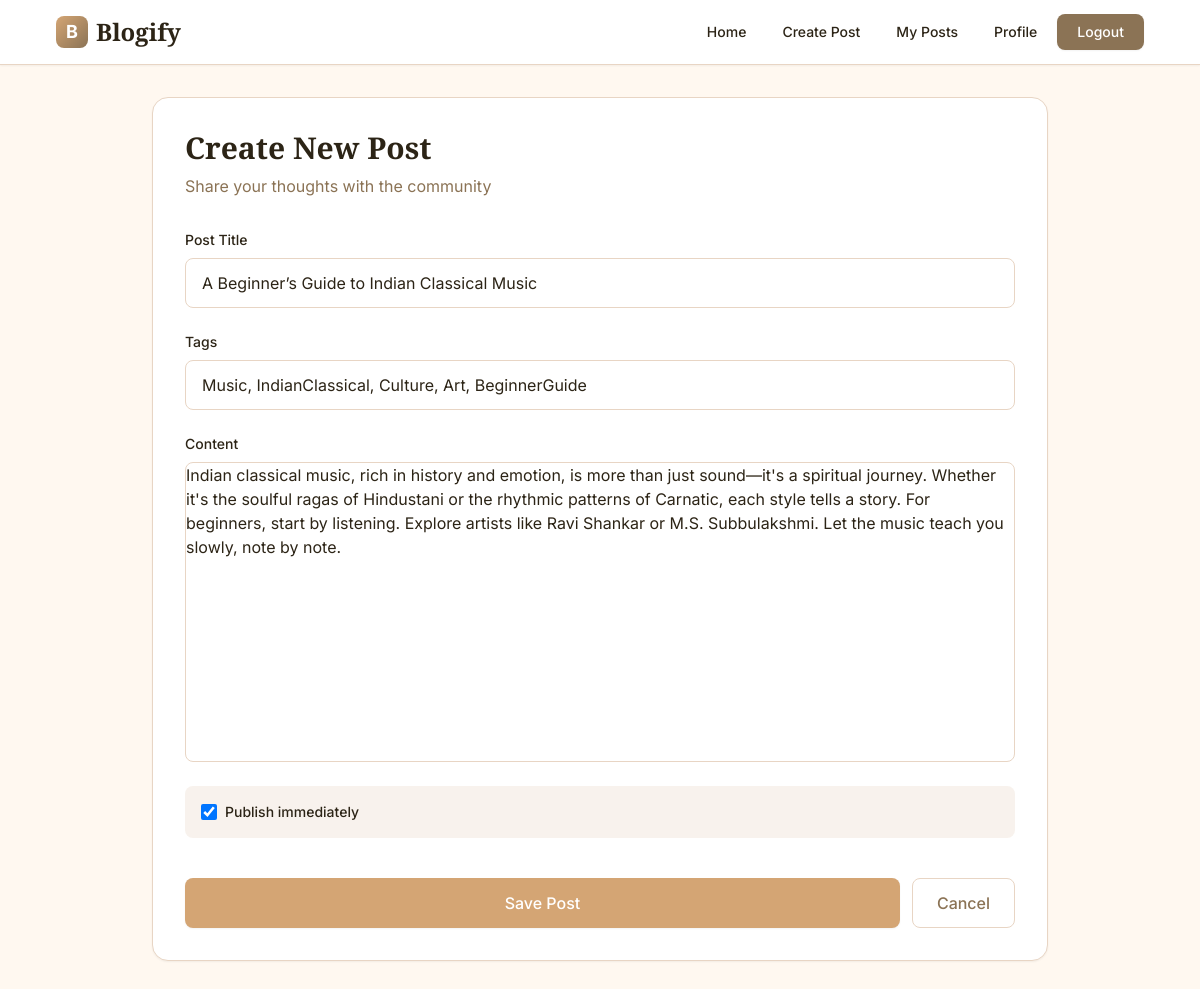
Screenshot of /publisher/edit/10 (signed in) with the database file from the repository.
### models/post.py (models this page shows)
class Post(db.Model):
    __tablename__ = 'post'
    id = db.Column(db.Integer, primary_key=True)
    title = db.Column(db.String(200), nullable=False)
    content = db.Column(db.Text, nullable=False)
    tags = db.Column(db.String(200))
    is_published = db.Column(db.Boolean, default=False)
    is_approved = db.Column(db.Boolean, default=False)
    is_deleted = db.Column(db.Boolean, default=False)
    created_at = db.Column(db.DateTime, default=datetime.utcnow)
    updated_at = db.Column(db.DateTime, default=datetime.utcnow, onupdate=datetime.utcnow)
    user_id = db.Column(db.Integer, db.ForeignKey('login_info.user_id'), nullable=False)
    likes = db.relationship('Like', backref='post', cascade="all, delete-orphan", lazy='dynamic')
    comments = db.relationship('Comment', backref='post', cascade="all, delete-orphan", lazy='dynamic')

### routes/post_routes.py (the view)
@publisher_bp.route('/edit/<int:post_id>', methods=['GET', 'POST'])
def edit_post(post_id):
    return edit(post_id)

### controllers/publisher_controller.py (called while the page is built, shortened)
def edit_post(post_id):
    if session.get('role') != 'publisher':
        return "You are not authorized to perform this action.", 403
    post = Post.query.get_or_404(post_id)
    if post.user_id != session.get('user_id'):
        abort(403)
    return render_template('create_post.html', post=post)

### templates/create_post.html (shortened to what this page needs)
{% extends "base.html" %}
{% block content %}
<div class="max-w-4xl mx-auto">
  <div class="bg-white rounded-2xl shadow-sm border border-accent p-8">
    <div class="mb-8">
      <h2 class="font-serif text-3xl font-bold text-dark mb-2">{{ title or 'Create New Post' }}</h2>
      <p class="text-secondary">Share your thoughts with the community</p>
    </div>
    <form method="POST" class="space-y-6">
      <div>
        <label for="title" class="block text-sm font-medium text-dark mb-2">Post Title</label>
        <input type="text" name="title" id="title" value="{{ post.title if post else '' }}" required
               class="w-full px-4 py-3 border border-accent rounded-lg focus:outline-none focus:ring-2 focus:ring-primary focus:border-transparent transition-all duration-200"
               placeholder="Enter a captivating title...">
      </div>
      <div>
        <label for="tags" class="block text-sm font-medium text-dark mb-2">Tags</label>
        <input type="text" name="tags" id="tags" value="{{ post.tags if post else '' }}"
               class="w-full px-4 py-3 border border-accent rounded-lg focus:outline-none focus:ring-2 focus:ring-primary focus:border-transparent transition-all duration-200"
               placeholder="technology, lifestyle, travel (comma-separated)">
      </div>
      <div>
        <label for="editor" class="block text-sm font-medium text-dark mb-2">Content</label>
        <div id="editor" class="bg-white border border-accent rounded-lg" style="min-height: 300px;">{{ post.content | safe if post else '' }}</div>
      </div>
      <div class="flex items-center space-x-2 p-4 bg-accent bg-opacity-30 rounded-lg">
        <input type="checkbox" name="isPublished" id="isPublished" {% if post and post.is_published %}checked{% endif %}
               class="w-4 h-4 text-primary border-accent rounded focus:ring-2 focus:ring-primary">
        <label for="isPublished" class="text-sm font-medium text-dark cursor-pointer">Publish immediately</label>
      </div>
      <div class="flex gap-3 pt-4">
        <button type="submit" class="flex-1 px-6 py-3 bg-primary text-white rounded-lg font-medium hover:bg-opacity-90 transition-all duration-200 shadow-sm">
          Save Post
        </button>
        <a href="{{ url_for('publisher.dashboard') }}" class="px-6 py-3 bg-white border border-accent text-secondary rounded-lg font-medium hover:bg-accent transition-all duration-200">
          Cancel
        </a>
      </div>
    </form>
  </div>
</div>
  <link href="https://cdn.quilljs.com/1.3.6/quill.snow.css" rel="stylesheet">
{% endblock %}

### rows the page displays
Post: title "A Beginner’s Guide to Indian Classical Music", tags "Music, IndianClassical, Culture, Art, BeginnerGuide", content "Indian classical music, rich in history and emotion, is more than just sound—it's a spiritual journey. Whether it's the soulful ragas of Hindustani or the rhythmic patterns of Carnatic, each style tells a story. For beginners, start by listening. Explore artists like Ravi Shankar or M.S. Subbulakshmi. Let the music teach you slowly, note by note.", is_published "☑"

### other values shown
{{ title or 'Create New Post' }} "Create New Post"
